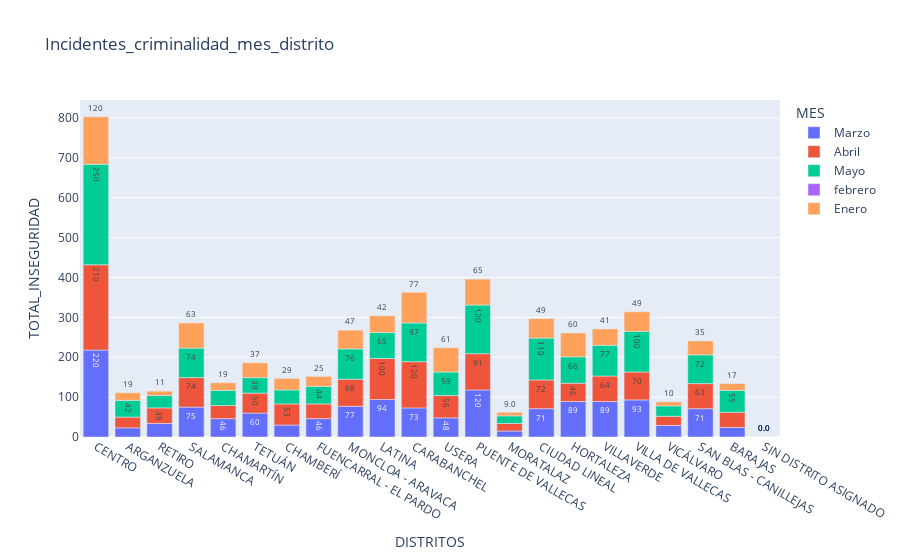

Notebook code for this chart:
### Code cell
fig = px.bar(df, x='DISTRITOS', y='TOTAL_INSEGURIDAD',
             hover_data=['RELACIONADAS CON LAS PERSONAS',
       'RELACIONADAS CON EL PATRIMONIO', 'POR TENENCIA DE ARMAS',
       'POR TENENCIA DE DROGAS', 'POR CONSUMO DE DROGAS'], color='MES',
             title="Incidentes_criminalidad_mes_distrito", text='TOTAL_INSEGURIDAD', )
fig.update_traces(texttemplate='%{text:.2s}', textposition='outside')
fig.update_layout(uniformtext_minsize=8, uniformtext_mode='hide')

fig.show()

### Figure 1 — Plotly figure (JSON) as saved in the notebook; plotly's stock layout.template omitted (floating-point values rounded to 4 significant figures)
{"data": [{"alignmentgroup": "True", "customdata": [[null, null, null, null, null], [null, null, null, null, null], [null, null, null, null, null], [null, null, null, null, null], [null, null, null, null, null], [null, null, null, null, null], [null, null, null, null, null], [null, null, null, null, null], [null, null, null, null, null], [null, null, null, null, null], [null, null, null, null, null], [null, null, null, null, null], [null, null, null, null, null], [null, null, null, null, null], [null, null, null, null, null], [null, null, null, null, null], [null, null, null, null, null], [null, null, null, null, null], [null, null, null, null, null], [null, null, null, null, null], [null, null, null, null, null], [null, null, null, null, null]], "hovertemplate": "MES=Marzo<br>DISTRITOS=%{x}<br>TOTAL_INSEGURIDAD=%{text}<br>RELACIONADAS CON LAS PERSONAS=%{customdata[0]}<br>RELACIONADAS CON EL PATRIMONIO=%{customdata[1]}<br>POR TENENCIA DE ARMAS=%{customdata[2]}<br>POR TENENCIA DE DROGAS=%{customdata[3]}<br>POR CONSUMO DE DROGAS=%{customdata[4]}<extra></extra>", "legendgroup": "Marzo", "marker": {"color": "#636efa"}, "name": "Marzo", "offsetgroup": "Marzo", "orientation": "v", "showlegend": true, "text": [218, 23, 34, 75, 46, 60, 30, 46, 77, 94, 73, 48, 118, 15, 71, 89, 89, 93, 29, 71, 24, 0], "textposition": "outside", "texttemplate": "%{text:.2s}", "type": "bar", "x": ["CENTRO", "ARGANZUELA", "RETIRO", "SALAMANCA", "CHAMARTÍN", "TETUÁN", "CHAMBERÍ", "FUENCARRAL - EL PARDO", "MONCLOA - ARAVACA", "LATINA", "CARABANCHEL", "USERA", "PUENTE DE VALLECAS", "MORATALAZ", "CIUDAD LINEAL", "HORTALEZA", "VILLAVERDE", "VILLA DE VALLECAS", "VICÁLVARO", "SAN BLAS - CANILLEJAS", "BARAJAS", "SIN DISTRITO ASIGNADO"], "xaxis": "x", "y": [218, 23, 34, 75, 46, 60, 30, 46, 77, 94, 73, 48, 118, 15, 71, 89, 89, 93, 29, 71, 24, 0], "yaxis": "y"}, {"alignmentgroup": "True", "customdata": [[null, null, null, null, null], [null, null, null, null, null], [null, null, null, null, null], [null, null, null, null, null], [null, null, null, null, null], [null, null, null, null, null], [null, null, null, null, null], [null, null, null, null, null], [null, null, null, null, null], [null, null, null, null, null], [null, null, null, null, null], [null, null, null, null, null], [null, null, null, null, null], [null, null, null, null, null], [null, null, null, null, null], [null, null, null, null, null], [null, null, null, null, null], [null, null, null, null, null], [null, null, null, null, null], [null, null, null, null, null], [null, null, null, null, null], [null, null, null, null, null]], "hovertemplate": "MES=Abril<br>DISTRITOS=%{x}<br>TOTAL_INSEGURIDAD=%{text}<br>RELACIONADAS CON LAS PERSONAS=%{customdata[0]}<br>RELACIONADAS CON EL PATRIMONIO=%{customdata[1]}<br>POR TENENCIA DE ARMAS=%{customdata[2]}<br>POR TENENCIA DE DROGAS=%{customdata[3]}<br>POR CONSUMO DE DROGAS=%{customdata[4]}<extra></extra>", "legendgroup": "Abril", "marker": {"color": "#EF553B"}, "name": "Abril", "offsetgroup": "Abril", "orientation": "v", "showlegend": true, "text": [214, 27, 39, 74, 33, 50, 53, 37, 68, 103, 116, 56, 91, 19, 72, 46, 64, 70, 23, 63, 38, 0], "textposition": "outside", "texttemplate": "%{text:.2s}", "type": "bar", "x": ["CENTRO", "ARGANZUELA", "RETIRO", "SALAMANCA", "CHAMARTÍN", "TETUÁN", "CHAMBERÍ", "FUENCARRAL - EL PARDO", "MONCLOA - ARAVACA", "LATINA", "CARABANCHEL", "USERA", "PUENTE DE VALLECAS", "MORATALAZ", "CIUDAD LINEAL", "HORTALEZA", "VILLAVERDE", "VILLA DE VALLECAS", "VICÁLVARO", "SAN BLAS - CANILLEJAS", "BARAJAS", "SIN DISTRITO ASIGNADO"], "xaxis": "x", "y": [214, 27, 39, 74, 33, 50, 53, 37, 68, 103, 116, 56, 91, 19, 72, 46, 64, 70, 23, 63, 38, 0], "yaxis": "y"}, {"alignmentgroup": "True", "customdata": [[null, null, null, null, null], [null, null, null, null, null], [null, null, null, null, null], [null, null, null, null, null], [null, null, null, null, null], [null, null, null, null, null], [null, null, null, null, null], [null, null, null, null, null], [null, null, null, null, null], [null, null, null, null, null], [null, null, null, null, null], [null, null, null, null, null], [null, null, null, null, null], [null, null, null, null, null], [null, null, null, null, null], [null, null, null, null, null], [null, null, null, null, null], [null, null, null, null, null], [null, null, null, null, null], [null, null, null, null, null], [null, null, null, null, null], [null, null, null, null, null]], "hovertemplate": "MES=Mayo<br>DISTRITOS=%{x}<br>TOTAL_INSEGURIDAD=%{text}<br>RELACIONADAS CON LAS PERSONAS=%{customdata[0]}<br>RELACIONADAS CON EL PATRIMONIO=%{customdata[1]}<br>POR TENENCIA DE ARMAS=%{customdata[2]}<br>POR TENENCIA DE DROGAS=%{customdata[3]}<br>POR CONSUMO DE DROGAS=%{customdata[4]}<extra></extra>", "legendgroup": "Mayo", "marker": {"color": "#00cc96"}, "name": "Mayo", "offsetgroup": "Mayo", "orientation": "v", "showlegend": true, "text": [252, 42, 31, 74, 38, 39, 35, 44, 76, 65, 97, 59, 122, 19, 105, 66, 77, 102, 26, 72, 55, 0], "textposition": "outside", "texttemplate": "%{text:.2s}", "type": "bar", "x": ["CENTRO", "ARGANZUELA", "RETIRO", "SALAMANCA", "CHAMARTÍN", "TETUÁN", "CHAMBERÍ", "FUENCARRAL - EL PARDO", "MONCLOA - ARAVACA", "LATINA", "CARABANCHEL", "USERA", "PUENTE DE VALLECAS", "MORATALAZ", "CIUDAD LINEAL", "HORTALEZA", "VILLAVERDE", "VILLA DE VALLECAS", "VICÁLVARO", "SAN BLAS - CANILLEJAS", "BARAJAS", "SIN DISTRITO ASIGNADO"], "xaxis": "x", "y": [252, 42, 31, 74, 38, 39, 35, 44, 76, 65, 97, 59, 122, 19, 105, 66, 77, 102, 26, 72, 55, 0], "yaxis": "y"}, {"alignmentgroup": "True", "customdata": [[37, 71, 11, 83, 16], [6, 3, 2, 7, 5], [4, 5, 1, 24, 0], [10, 43, 3, 17, 2], [7, 8, 1, 26, 4], [15, 24, 2, 14, 5], [10, 7, 1, 8, 4], [10, 8, 2, 26, 0], [34, 16, 5, 22, 0], [17, 24, 6, 37, 10], [37, 15, 2, 14, 5], [19, 23, 1, 5, 0], [24, 35, 12, 46, 1], [2, 7, 2, 4, 0], [14, 15, 3, 34, 5], [6, 3, 8, 56, 16], [20, 29, 0, 33, 7], [19, 16, 5, 23, 30], [17, 11, 0, 1, 0], [21, 25, 4, 19, 2], [7, 8, 0, 9, 0], [0, 0, 0, 0, 0]], "hovertemplate": "MES=febrero<br>DISTRITOS=%{x}<br>TOTAL_INSEGURIDAD=%{text}<br>RELACIONADAS CON LAS PERSONAS=%{customdata[0]}<br>RELACIONADAS CON EL PATRIMONIO=%{customdata[1]}<br>POR TENENCIA DE ARMAS=%{customdata[2]}<br>POR TENENCIA DE DROGAS=%{customdata[3]}<br>POR CONSUMO DE DROGAS=%{customdata[4]}<extra></extra>", "legendgroup": "febrero", "marker": {"color": "#ab63fa"}, "name": "febrero", "offsetgroup": "febrero", "orientation": "v", "showlegend": true, "text": [null, null, null, null, null, null, null, null, null, null, null, null, null, null, null, null, null, null, null, null, null, null], "textposition": "outside", "texttemplate": "%{text:.2s}", "type": "bar", "x": ["CENTRO", "ARGANZUELA", "RETIRO", "SALAMANCA", "CHAMARTÍN", "TETUÁN", "CHAMBERÍ", "FUENCARRAL - EL PARDO", "MONCLOA - ARAVACA", "LATINA", "CARABANCHEL", "USERA", "PUENTE DE VALLECAS", "MORATALAZ", "CIUDAD LINEAL", "HORTALEZA", "VILLAVERDE", "VILLA DE VALLECAS", "VICÁLVARO", "SAN BLAS - CANILLEJAS", "BARAJAS", "SIN DISTRITO ASIGNADO"], "xaxis": "x", "y": [null, null, null, null, null, null, null, null, null, null, null, null, null, null, null, null, null, null, null, null, null, null], "yaxis": "y"}, {"alignmentgroup": "True", "customdata": [[null, null, null, null, null], [null, null, null, null, null], [null, null, null, null, null], [null, null, null, null, null], [null, null, null, null, null], [null, null, null, null, null], [null, null, null, null, null], [null, null, null, null, null], [null, null, null, null, null], [null, null, null, null, null], [null, null, null, null, null], [null, null, null, null, null], [null, null, null, null, null], [null, null, null, null, null], [null, null, null, null, null], [null, null, null, null, null], [null, null, null, null, null], [null, null, null, null, null], [null, null, null, null, null], [null, null, null, null, null], [null, null, null, null, null], [null, null, null, null, null]], "hovertemplate": "MES=Enero<br>DISTRITOS=%{x}<br>TOTAL_INSEGURIDAD=%{text}<br>RELACIONADAS CON LAS PERSONAS=%{customdata[0]}<br>RELACIONADAS CON EL PATRIMONIO=%{customdata[1]}<br>POR TENENCIA DE ARMAS=%{customdata[2]}<br>POR TENENCIA DE DROGAS=%{customdata[3]}<br>POR CONSUMO DE DROGAS=%{customdata[4]}<extra></extra>", "legendgroup": "Enero", "marker": {"color": "#FFA15A"}, "name": "Enero", "offsetgroup": "Enero", "orientation": "v", "showlegend": true, "text": [119, 19, 11, 63, 19, 37, 29, 25, 47, 42, 77, 61, 65, 9, 49, 60, 41, 49, 10, 35, 17, 0], "textposition": "outside", "texttemplate": "%{text:.2s}", "type": "bar", "x": ["CENTRO", "ARGANZUELA", "RETIRO", "SALAMANCA", "CHAMARTÍN", "TETUÁN", "CHAMBERÍ", "FUENCARRAL - EL PARDO", "MONCLOA - ARAVACA", "LATINA", "CARABANCHEL", "USERA", "PUENTE DE VALLECAS", "MORATALAZ", "CIUDAD LINEAL", "HORTALEZA", "VILLAVERDE", "VILLA DE VALLECAS", "VICÁLVARO", "SAN BLAS - CANILLEJAS", "BARAJAS", "SIN DISTRITO ASIGNADO"], "xaxis": "x", "y": [119, 19, 11, 63, 19, 37, 29, 25, 47, 42, 77, 61, 65, 9, 49, 60, 41, 49, 10, 35, 17, 0], "yaxis": "y"}], "layout": {"barmode": "relative", "legend": {"title": {"text": "MES"}, "tracegroupgap": 0}, "title": {"text": "Incidentes_criminalidad_mes_distrito"}, "uniformtext": {"minsize": 8, "mode": "hide"}, "xaxis": {"anchor": "y", "domain": [0, 1], "title": {"text": "DISTRITOS"}}, "yaxis": {"anchor": "x", "domain": [0, 1], "title": {"text": "TOTAL_INSEGURIDAD"}}}}
